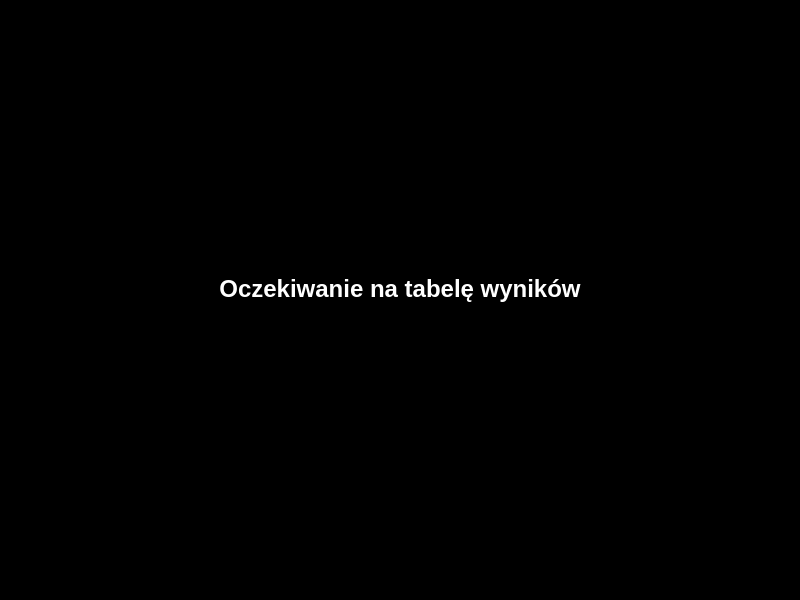
<?xml version="1.0" encoding="UTF-8"?>
<ui version="4.0">
 <class>MainWindow</class>
 <widget class="QMainWindow" name="MainWindow">
  <property name="geometry">
   <rect>
    <x>0</x>
    <y>0</y>
    <width>800</width>
    <height>600</height>
   </rect>
  </property>
  <property name="windowTitle">
   <string>MainWindow</string>
  </property>
  <property name="styleSheet">
   <string notr="true">background-color: black
</string>
  </property>
  <widget class="QWidget" name="centralwidget">
   <layout class="QHBoxLayout" name="horizontalLayout">
    <item>
     <widget class="QLabel" name="label">
      <property name="text">
       <string>&lt;html&gt;&lt;head/&gt;&lt;body&gt;&lt;p align=&quot;center&quot;&gt;&lt;span style=&quot; font-size:18pt; font-weight:600; color:#ffffff;&quot;&gt;Oczekiwanie na tabelę wyników&lt;/span&gt;&lt;/p&gt;&lt;/body&gt;&lt;/html&gt;</string>
      </property>
     </widget>
    </item>
   </layout>
  </widget>
  <widget class="QMenuBar" name="menubar">
   <property name="geometry">
    <rect>
     <x>0</x>
     <y>0</y>
     <width>800</width>
     <height>22</height>
    </rect>
   </property>
  </widget>
  <widget class="QStatusBar" name="statusbar"/>
 </widget>
 <resources/>
 <connections/>
</ui>
